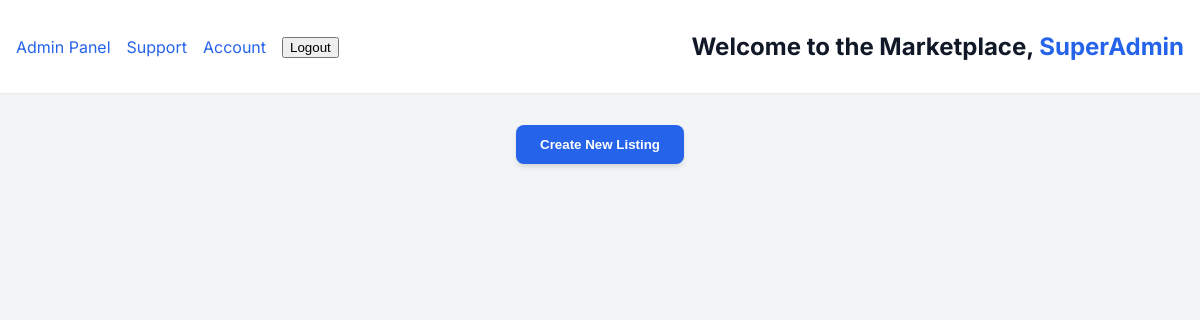
The app's page /home (signed in), older data.
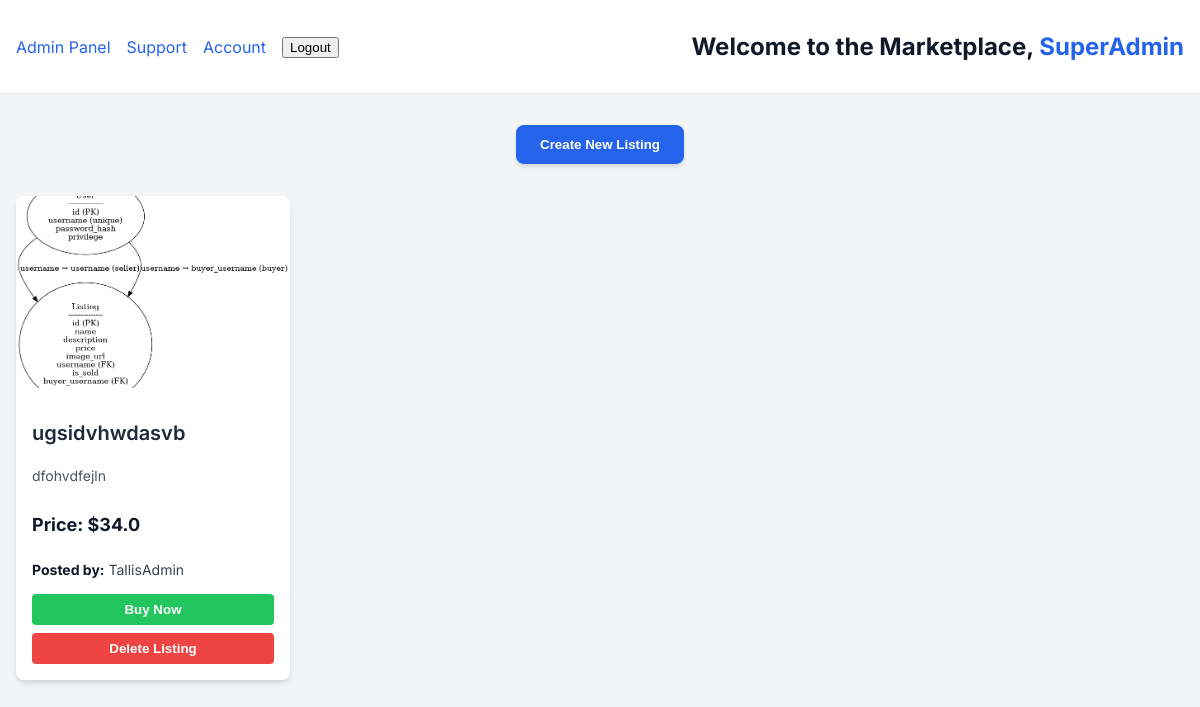
The same page, newer data.
### models.py (models this page shows)
class Listing(db.Model):
    id = db.Column(db.Integer, primary_key=True)
    name = db.Column(db.String(150), nullable=False)
    description = db.Column(db.String(500), nullable=False)
    price = db.Column(db.Float, nullable=False)
    image_url = db.Column(db.String(500), nullable=False)
    username = db.Column(db.String(150), db.ForeignKey('user.username'))
    is_sold = db.Column(db.Boolean, default=False)
    buyer_username = db.Column(db.String(150), db.ForeignKey('user.username'), nullable=True)

### blueprints/home.py (the view)
@home_bp.route('/home')
def home_page():
    if not session.get('username'):
        return redirect(url_for('auth.login'))
    username = session['username']
    logout_form=logoutForm()
    BuyListForm = BuyListingForm()
    CLForm = CreateListingForm()
    DelListForm = DeleteListingForm()
    if not session.get('username'):
        return redirect(url_for('auth.login'))
    listings = Listing.query.all()
    is_admin = session.get('privilege') == '1'
    return render_template('home.html', listings=listings, logout_form=logout_form, CLForm=CLForm, username=username, DelListForm=DelListForm, BuyListForm=BuyListForm)

### forms.py
class logoutForm(FlaskForm):
    logoutSubmit = SubmitField('Logout')

class BuyListingForm(FlaskForm):
    submit = SubmitField('Buy')

### templates/home.html (shortened to what this page needs)
<!DOCTYPE html>
<html lang="en">
<head>
    <link rel="stylesheet" href="{{ url_for('static', filename='css/test.css') }}">
</head>
<body>
    <header class="header">
        <div class="container">
            <nav class="top-nav">
                {% if session.get('privilege') != 0 %}
                <a href="{{ url_for('admin.admin_panel') }}" class="admin-btn">Admin Panel</a>
                {% endif %}
                <a href="/support">Support</a>
                <a href="/account">Account</a>
                <form method="POST" action="/logout">
                    {{ logout_form.logoutSubmit() }}
                </form>
            </nav>
            <h1>Welcome to the Marketplace, <span>{{ username }}</span></h1>
        </div>
    </header>
    <div class="container">
        <div class="create-listing-btn-container">
             <button id="createListingBtn">
                Create New Listing
            </button>
        </div>
        <div class="grid">
            {% for listing in listings %}
            <div class="listing">
                <img src="{{ url_for('static', filename=listing.image_url.split('static/')[-1]) if listing.image_url else url_for('static', filename='placeholder.png') }}" alt="{{ listing.name }}">
                <div class="listing-content">
                    <h2>{{ listing.name }}</h2>
                    <p>{{ listing.description }}</p>
                    <p class="price"><strong>Price:</strong> ${{ listing.price }}</p>
                    <p class="posted-by"><strong>Posted by:</strong> {{ listing.username }}</p>
                    <div class="button-container">
                        {% if not listing.is_sold %}
                            <form method="POST" action="{{ url_for('home.buy_listing', listing_id=listing.id) }}">
                                <button type="submit" class="buy-button">Buy Now</button>
                            </form>
                        {% else %}
                            <p class="sold-status"><strong>Sold to {{ listing.buyer_username }}</strong></p>
                        {% endif %}
                        {% if session['username'] == listing.username or session.get('privilege') == 1 %}
                            <form method="POST" action="/delete_listing/{{ listing.id }}">
                                <button type="submit" class="delete-button">Delete Listing</button>
                            </form>
                        {% endif %}
                    </div>
                </div>
            </div>
            {% endfor %}
        </div>
    </div>
</body>
</html>

### static/css/test.css (style rules this page uses)
body { font-family: 'Inter', sans-serif; background-color: #f3f4f6; color: #374151; margin: 0; padding: 0; }
.container { max-width: 1200px; margin-left: auto; margin-right: auto; padding-left: 1rem; padding-right: 1rem; }
.header { background-color: #ffffff; box-shadow: 0 1px 2px 0 rgba(0, 0, 0, 0.05); padding-top: 1rem; padding-bottom: 1rem; margin-bottom: 2rem; }
.header .container { display: flex; justify-content: space-between; align-items: center; }
.header h1 { font-size: 1.5rem; font-weight: 700; color: #111827; }
.header h1 span { color: #2563eb; }
.header nav { display: flex; align-items: center; gap: 1rem; }
.header nav a { color: #2563eb; text-decoration: none; }
.header nav form { display: inline-block; }
.create-listing-btn-container { margin-bottom: 2rem; text-align: center; }
#createListingBtn { background-color: #2563eb; color: #ffffff; font-weight: 700; padding: 0.75rem 1.5rem; border-radius: 0.5rem; box-shadow: 0 4px 6px -1px rgba(0, 0, 0, 0.1), 0 2px 4px -1px rgba(0, 0, 0, 0.06); transition-property: background-color, border-color, color, fill, stroke, opacity, box-shadow, transform, filter, backdrop-filter; transition-duration: 300ms; transition-timing-function: cubic-bezier(0.4, 0, 0.2, 1); border: none; cursor: pointer; outline: none; }
.grid { display: grid; grid-template-columns: repeat(auto-fill, minmax(250px, 1fr)); gap: 1.5rem; }
@media (min-width: 640px) { .grid { grid-template-columns: repeat(auto-fill, minmax(280px, 1fr)); } }
@media (min-width: 768px) { .grid { grid-template-columns: repeat(auto-fill, minmax(220px, 1fr)); } }
@media (min-width: 1024px) { .grid { grid-template-columns: repeat(auto-fill, minmax(250px, 1fr)); } }
.listing { background-color: #ffffff; border-radius: 0.5rem; box-shadow: 0 4px 6px -1px rgba(0, 0, 0, 0.1), 0 2px 4px -1px rgba(0, 0, 0, 0.06); overflow: hidden; display: flex; flex-direction: column; }
.listing img { width: 100%; height: 12rem; object-fit: cover; }
.listing .listing-content { padding: 1rem; display: flex; flex-direction: column; flex-grow: 1; }
.listing h2 { font-size: 1.25rem; font-weight: 600; color: #1f2937; margin-bottom: 0.5rem; }
.listing p { color: #4b5563; font-size: 0.875rem; margin-bottom: 0.75rem; flex-grow: 1; }
.listing p strong { font-weight: 700; color: #111827; }
.listing .price { font-size: 1.125rem; font-weight: 700; color: #111827; margin-bottom: 0.75rem; }
.listing .posted-by { color: #374151; font-size: 0.875rem; margin-bottom: 1rem; }
.listing .button-container { margin-top: auto; }
.listing .button-container form { width: 100%; }
.listing .button-container button { width: 100%; font-weight: 700; padding: 0.5rem 1rem; border-radius: 0.25rem; transition-property: background-color, border-color, color, fill, stroke, opacity, box-shadow, transform, filter, backdrop-filter; transition-duration: 300ms; transition-timing-function: cubic-bezier(0.4, 0, 0.2, 1); border: none; cursor: pointer; outline: none; }
.listing .button-container .buy-button { background-color: #22c55e; color: #ffffff; }
.listing .button-container .delete-button { background-color: #ef4444; color: #ffffff; margin-top: 0.5rem; }

Row changes from the older to the newer data that the page shows:
added Listing: image_url (picture), name "ugsidvhwdasvb", description "dfohvdfejln", price "34.0", username "TallisAdmin"
